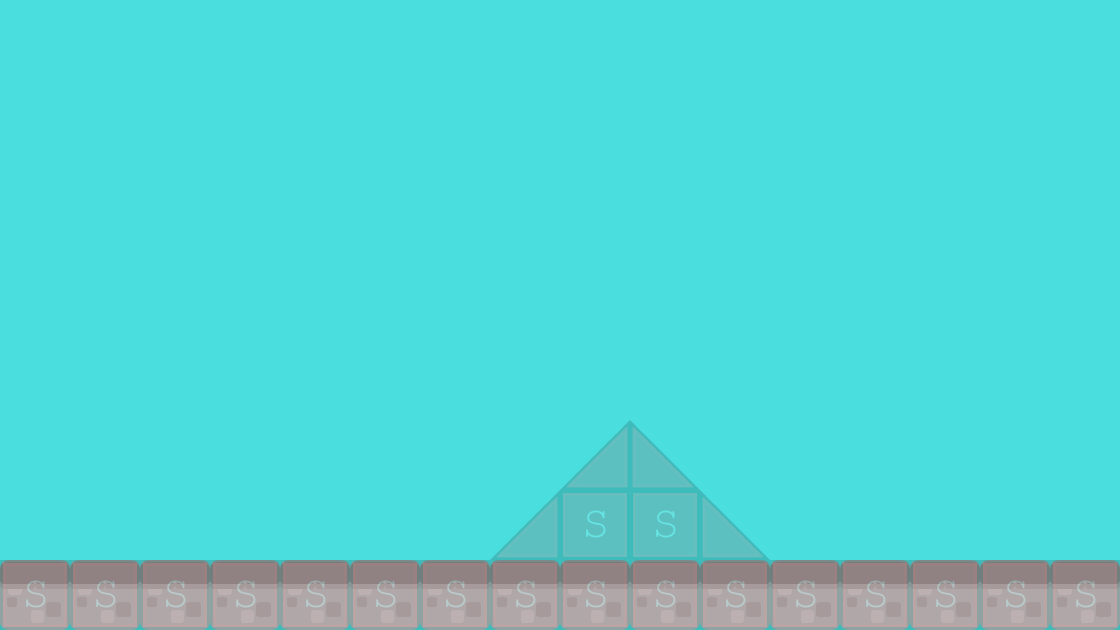

A 2D game scene composited from a Tiled map and its tileset images. What follows is a short description and the map's XML, with each tile layer's data collapsed to a summary:
An orthogonal 16x9 tile map with 70x70 px tiles, 3 tile layers (background1, collision, Tile Layer 3), 2 tilesets.

<map version="1.0" orientation="orthogonal" renderorder="right-down" width="16" height="9" tilewidth="70" tileheight="70" backgroundcolor="#4adede">
 <tileset firstgid="1" name="background-tiles" tilewidth="70" tileheight="70">
  <image source="../img/background-tiles.png" width="910" height="910" />
 </tileset>
 <tileset firstgid="170" name="meta-tiles" tilewidth="70" tileheight="70">
  <image source="../img/meta-tiles.png" width="350" height="70" />
  <tile id="1">
   <properties>
    <property name="type" value="lslope" />
   </properties>
  </tile>
  <tile id="3">
   <properties>
    <property name="type" value="rslope" />
   </properties>
  </tile>
  <tile id="4">
   <properties>
    <property name="type" value="solid" />
   </properties>
  </tile>
 </tileset>
 <layer name="background1" width="16" height="9">
  <data>[144 cells, 16 non-empty, 1 distinct tile ids]</data>
 </layer>
 <layer name="collision" width="16" height="9" opacity="0.16">
  <data>[144 cells, 22 non-empty, 3 distinct tile ids]</data>
 </layer>
 <layer name="Tile Layer 3" width="16" height="9">
  <data>[144 cells, 0 non-empty, 0 distinct tile ids]</data>
 </layer>
</map>
